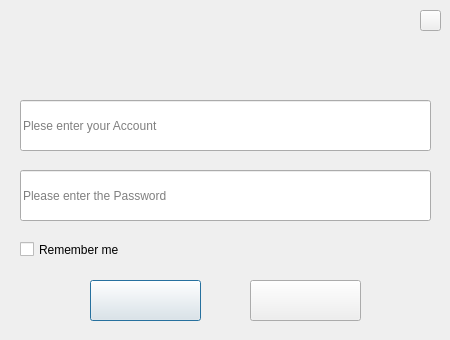
<?xml version="1.0" encoding="UTF-8"?>
<ui version="4.0">
 <class>Dialog</class>
 <widget class="QDialog" name="Dialog">
  <property name="geometry">
   <rect>
    <x>0</x>
    <y>0</y>
    <width>450</width>
    <height>340</height>
   </rect>
  </property>
  <property name="sizePolicy">
   <sizepolicy hsizetype="Fixed" vsizetype="Fixed">
    <horstretch>0</horstretch>
    <verstretch>0</verstretch>
   </sizepolicy>
  </property>
  <property name="windowTitle">
   <string>Dialog</string>
  </property>
  <property name="styleSheet">
   <string notr="true">border-image: url(:/myjpg/inbg2.jpg);</string>
  </property>
  <widget class="QPushButton" name="signinBtn">
   <property name="geometry">
    <rect>
     <x>90</x>
     <y>280</y>
     <width>111</width>
     <height>41</height>
    </rect>
   </property>
   <property name="styleSheet">
    <string notr="true">border-image: url(:/myjpg/signinbtn.jpg);</string>
   </property>
   <property name="text">
    <string/>
   </property>
  </widget>
  <widget class="QPushButton" name="signupBtn">
   <property name="geometry">
    <rect>
     <x>250</x>
     <y>280</y>
     <width>111</width>
     <height>41</height>
    </rect>
   </property>
   <property name="styleSheet">
    <string notr="true">border-image: url(:/myjpg/signup.jpg);</string>
   </property>
   <property name="text">
    <string/>
   </property>
  </widget>
  <widget class="QPushButton" name="exitBtn">
   <property name="geometry">
    <rect>
     <x>420</x>
     <y>10</y>
     <width>21</width>
     <height>21</height>
    </rect>
   </property>
   <property name="styleSheet">
    <string notr="true">border-image: url(:/myjpg/close3.png);</string>
   </property>
   <property name="text">
    <string/>
   </property>
  </widget>
  <widget class="QLineEdit" name="usrLine">
   <property name="geometry">
    <rect>
     <x>20</x>
     <y>100</y>
     <width>411</width>
     <height>51</height>
    </rect>
   </property>
   <property name="styleSheet">
    <string notr="true">border-image: url(:/myjpg/2line.jpg);</string>
   </property>
   <property name="text">
    <string/>
   </property>
   <property name="placeholderText">
    <string>Plese enter your Account</string>
   </property>
  </widget>
  <widget class="QLineEdit" name="pwdLine">
   <property name="geometry">
    <rect>
     <x>20</x>
     <y>170</y>
     <width>411</width>
     <height>51</height>
    </rect>
   </property>
   <property name="styleSheet">
    <string notr="true">border-image: url(:/myjpg/2line.jpg);</string>
   </property>
   <property name="echoMode">
    <enum>QLineEdit::Password</enum>
   </property>
   <property name="placeholderText">
    <string>Please enter the Password</string>
   </property>
  </widget>
  <widget class="QCheckBox" name="rem_pwd">
   <property name="geometry">
    <rect>
     <x>20</x>
     <y>240</y>
     <width>201</width>
     <height>19</height>
    </rect>
   </property>
   <property name="styleSheet">
    <string notr="true">border-image: url(:/myjpg/未标题-1.jpg);</string>
   </property>
   <property name="text">
    <string>Remember me</string>
   </property>
  </widget>
 </widget>
 <resources/>
 <connections>
  <connection>
   <sender>exitBtn</sender>
   <signal>clicked()</signal>
   <receiver>Dialog</receiver>
   <slot>close()</slot>
   <hints>
    <hint type="sourcelabel">
     <x>316</x>
     <y>223</y>
    </hint>
    <hint type="destinationlabel">
     <x>199</x>
     <y>149</y>
    </hint>
   </hints>
  </connection>
 </connections>
</ui>
